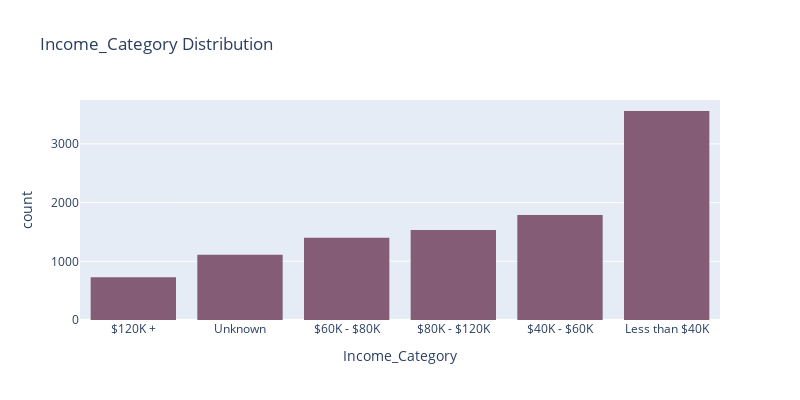

Write notebook code for a chart like this one.
### Code cell
# Income Distribution

Income_dist = px.histogram(df, x='Income_Category', 
                   title='Income_Category Distribution',
                   color_discrete_sequence= px.colors.qualitative.Antique,
                   width= 800, height=400)

Income_dist.update_xaxes(categoryorder='total ascending')

Income_dist

### Figure 1 — Plotly figure (JSON) as saved in the notebook; plotly's stock layout.template omitted (floating-point values rounded to 4 significant figures; data arrays with more than 128 entries replaced by an {"elided": "..."} marker saying what was removed)
{"data": [{"alignmentgroup": "True", "bingroup": "x", "hovertemplate": "Income_Category=%{x}<br>count=%{y}<extra></extra>", "legendgroup": "", "marker": {"color": "rgb(133, 92, 117)", "pattern": {"shape": ""}}, "name": "", "offsetgroup": "", "orientation": "v", "showlegend": false, "type": "histogram", "x": {"elided": "10127 str values"}, "xaxis": "x", "yaxis": "y"}], "layout": {"barmode": "relative", "height": 400, "legend": {"tracegroupgap": 0}, "title": {"text": "Income_Category Distribution"}, "width": 800, "xaxis": {"anchor": "y", "categoryorder": "total ascending", "domain": [0, 1], "title": {"text": "Income_Category"}}, "yaxis": {"anchor": "x", "domain": [0, 1], "title": {"text": "count"}}}}
